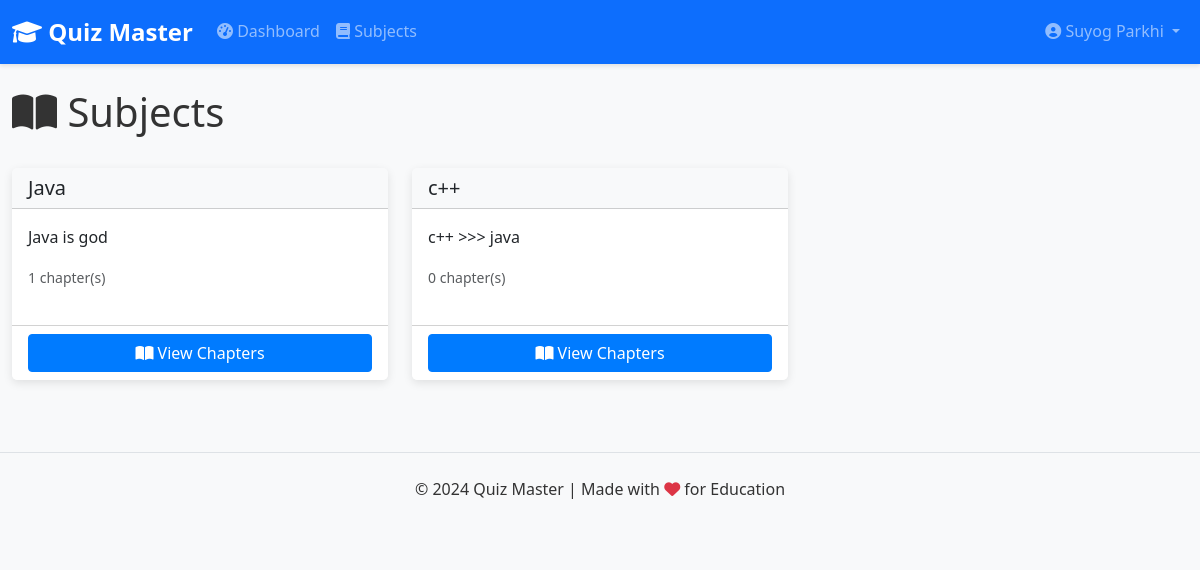
Screenshot of /user/subjects (signed in) with the database file from the repository.
### models/user.py (models this page shows, shortened)
class User(db.Model, UserMixin):
    __tablename__ = 'users'
    id = db.Column(db.Integer, primary_key=True)
    username = db.Column(db.String(100), unique=True, nullable=False)
    password = db.Column(db.String(200), nullable=False)
    full_name = db.Column(db.String(100), nullable=False)
    qualification = db.Column(db.String(100))
    dob = db.Column(db.Date)
    role = db.Column(db.String(10), default='user')
    scores = db.relationship('Score', backref='user', lazy=True)
    def is_admin(self):
        return self.role == 'admin'

### models/subject.py (models this page shows, shortened)
class Subject(db.Model):
    __tablename__ = 'subjects'
    id = db.Column(db.Integer, primary_key=True)
    name = db.Column(db.String(100), unique=True, nullable=False)
    description = db.Column(db.Text)
    chapters = db.relationship('Chapter', backref='subject', lazy=True, cascade='all, delete-orphan')

### controllers/user.py (the view)
@user_bp.route('/subjects')
@login_required
def subjects():
    subjects = Subject.query.all()
    return render_template('user/subjects.html', subjects=subjects, title='Subjects')

### templates/user/subjects.html
{% extends 'layout.html' %}
{% block content %}
<div class="d-flex justify-content-between align-items-center mb-4">
    <h1 class="display-6">
        <i class="fas fa-book-open"></i> Subjects
    </h1>
</div>
<div class="row">
    {% if subjects %}
        {% for subject in subjects %}
        <div class="col-md-4 mb-4">
            <div class="card h-100">
                <div class="card-header">
                    <h5 class="card-title mb-0">{{ subject.name }}</h5>
                </div>
                <div class="card-body">
                    <p class="card-text">{{ subject.description }}</p>
                    <div class="d-flex justify-content-between align-items-center">
                        <small class="text-muted">{{ subject.chapters|length }} chapter(s)</small>
                    </div>
                </div>
                <div class="card-footer bg-white">
                    <a href="{{ url_for('user.chapters', subject_id=subject.id) }}" class="btn btn-primary w-100">
                        <i class="fas fa-book-open"></i> View Chapters
                    </a>
                </div>
            </div>
        </div>
        {% endfor %}
    {% else %}
        <div class="col-12">
            <div class="alert alert-info text-center">
                <i class="fas fa-info-circle me-2"></i> No subjects are available at the moment.
            </div>
        </div>
    {% endif %}
</div>
{% endblock %}

### templates/layout.html (shortened to what this page needs)
<!DOCTYPE html>
<html lang="en">
<head>
    <link href="https://cdn.jsdelivr.net/npm/bootstrap@5.3.0-alpha1/dist/css/bootstrap.min.css" rel="stylesheet">
    <link rel="stylesheet" href="https://cdnjs.cloudflare.com/ajax/libs/font-awesome/6.0.0-beta3/css/all.min.css">
    <link rel="stylesheet" href="{{ url_for('static', filename='css/styles.css') }}">
</head>
<body>
    <nav class="navbar navbar-expand-lg navbar-dark bg-primary">
        <div class="container">
            <a class="navbar-brand" href="{{ url_for('index') }}">
                <i class="fas fa-graduation-cap"></i> Quiz Master
            </a>
            <div class="collapse navbar-collapse" id="navbarNav">
                <ul class="navbar-nav me-auto">
                    {% if current_user.is_authenticated %}
                        {% if current_user.is_admin() %}
                            <li class="nav-item">
                                <a class="nav-link" href="{{ url_for('admin.dashboard') }}">
                                    <i class="fas fa-tachometer-alt"></i> Dashboard
                                </a>
                            </li>
                            <li class="nav-item">
                                <a class="nav-link" href="{{ url_for('admin.subjects') }}">
                                    <i class="fas fa-book"></i> Subjects
                                </a>
                            </li>
                        {% else %}
                            <li class="nav-item">
                                <a class="nav-link" href="{{ url_for('user.dashboard') }}">
                                    <i class="fas fa-tachometer-alt"></i> Dashboard
                                </a>
                            </li>
                            <li class="nav-item">
                                <a class="nav-link" href="{{ url_for('user.subjects') }}">
                                    <i class="fas fa-book"></i> Subjects
                                </a>
                            </li>
                        {% endif %}
                    {% endif %}
                </ul>
                <ul class="navbar-nav">
                    {% if current_user.is_authenticated %}
                        <li class="nav-item dropdown">
                            <a class="nav-link dropdown-toggle" href="#" id="navbarDropdown" role="button" data-bs-toggle="dropdown">
                                <i class="fas fa-user-circle"></i> {{ current_user.full_name }}
                            </a>
                        </li>
                    {% endif %}
                </ul>
            </div>
        </div>
    </nav>
    <div class="container mt-4">
        {% block content %}{% endblock %}
    </div>
    <footer class="bg-light py-4 mt-5">
        <div class="container text-center">
            <p>&copy; 2024 Quiz Master | Made with <i class="fas fa-heart text-danger"></i> for Education</p>
        </div>
    </footer>
</body>
</html>

### static/css/styles.css (style rules this page uses)
body { font-family: 'Segoe UI', Tahoma, Geneva, Verdana, sans-serif; line-height: 1.6; color: #333; background-color: #f8f9fa; }
.container { max-width: 1200px; }
.navbar { box-shadow: 0 2px 4px rgba(0, 0, 0, 0.1); }
.navbar-brand { font-weight: bold; font-size: 1.5rem; }
.card { margin-bottom: 20px; border: none; box-shadow: 0 3px 10px rgba(0, 0, 0, 0.1); transition: transform 0.3s; }
.card-header { font-weight: bold; background-color: #f8f9fa; }
.btn { border-radius: 4px; }
.btn-primary { background-color: #007bff; border-color: #007bff; }
footer { margin-top: 50px; padding: 20px 0; background-color: #f8f9fa; border-top: 1px solid #dee2e6; }

### rows the page displays
User: full_name "Suyog Parkhi"
Subject: name "Java", description "Java is god", chapters|length "1"
Subject: name "c++", description "c++ >>> java", chapters|length "0"
